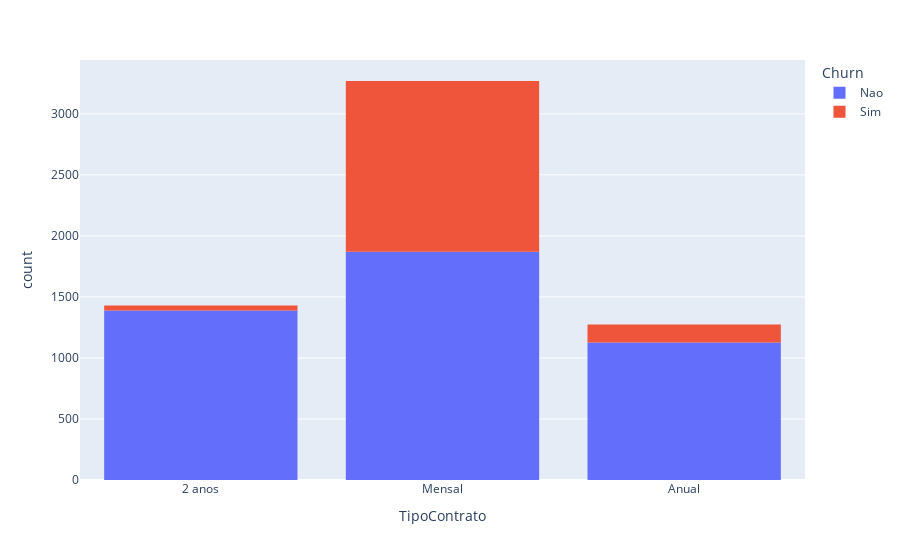

This figure's notebook cell:
### Code cell
graph = px .histogram(table, x = "TipoContrato", color = "Churn")
graph.show()

### Figure 1 — Plotly figure (JSON) as saved in the notebook; plotly's stock layout.template omitted (floating-point values rounded to 4 significant figures; data arrays with more than 128 entries replaced by an {"elided": "..."} marker saying what was removed)
{"data": [{"alignmentgroup": "True", "bingroup": "x", "hovertemplate": "Churn=Nao<br>TipoContrato=%{x}<br>count=%{y}<extra></extra>", "legendgroup": "Nao", "marker": {"color": "#636efa", "pattern": {"shape": ""}}, "name": "Nao", "offsetgroup": "Nao", "orientation": "v", "showlegend": true, "type": "histogram", "x": {"elided": "4387 str values"}, "xaxis": "x", "yaxis": "y"}, {"alignmentgroup": "True", "bingroup": "x", "hovertemplate": "Churn=Sim<br>TipoContrato=%{x}<br>count=%{y}<extra></extra>", "legendgroup": "Sim", "marker": {"color": "#EF553B", "pattern": {"shape": ""}}, "name": "Sim", "offsetgroup": "Sim", "orientation": "v", "showlegend": true, "type": "histogram", "x": {"elided": "1587 str values"}, "xaxis": "x", "yaxis": "y"}], "layout": {"barmode": "relative", "legend": {"title": {"text": "Churn"}, "tracegroupgap": 0}, "margin": {"t": 60}, "xaxis": {"anchor": "y", "domain": [0, 1], "title": {"text": "TipoContrato"}}, "yaxis": {"anchor": "x", "domain": [0, 1], "title": {"text": "count"}}}}
